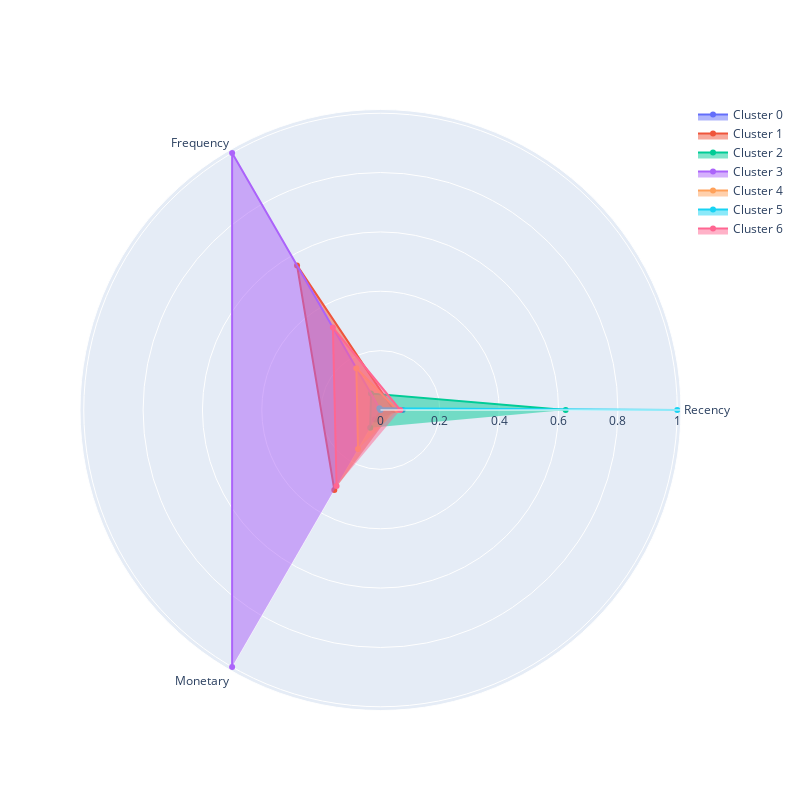

Source (notebook cell):
### Markdown cell above
### Задание 6.7
Визуализируйте профили кластеров в виде полярной диаграммы на основе средних RFM-характеристик, вычисленных для каждого кластера.

Проанализируйте кластеры и на основе анализа сопоставьте номер кластера и его описание.

* Кластер соответствует «лояльным» клиентам, которые приносят наибольший доход, совершают покупки чаще всего, а давность их последней покупки наименьшая.
* Кластер соответствует «перспективным» клиентам, которые являются активными покупателями, но покупают не так часто и не так много, как лояльные клиенты.
* Кластер соответствует «подвисшим» клиентам, которые относительно недавно сделали несколько заказов на небольшие суммы. Потенциально эти клиенты могут быть переведены в кластер «перспективных».
* Кластер соответствует клиентам «в зоне риска», которые несколько раз покупали товары на небольшие суммы, однако их последняя покупка была совершена более пяти месяцев назад.
* Кластер соответствует клиентам-«новичкам», которые относительно недавно сделали один заказ на небольшую сумму. 
* Кластер соответствует «спящим» или «почти потерянным» клиентам, которые сделали один заказ на маленькую сумму более семи месяцев назад и больше не возвращались.
* Кластер соответствует «потерянным» клиентам, которые купили меньше всего товара, и их последняя покупка была совершена около года назад.

### Code cell
plot_cluster_profile(rfm_table_cleaned.groupby('labels_7')['Recency', 'Frequency', 'Monetary'].mean(), 7)

### Figure 1 — Plotly figure (JSON) as saved in the notebook; plotly's stock layout.template omitted (floating-point values rounded to 4 significant figures)
{"data": [{"fill": "toself", "name": "Cluster 0", "r": [0.07449, 0, 0.03741], "theta": ["Recency", "Frequency", "Monetary"], "type": "scatterpolar"}, {"fill": "toself", "name": "Cluster 1", "r": [0.04431, 0.5625, 0.3111], "theta": ["Recency", "Frequency", "Monetary"], "type": "scatterpolar"}, {"fill": "toself", "name": "Cluster 2", "r": [0.624, 0.06397, 0.06912], "theta": ["Recency", "Frequency", "Monetary"], "type": "scatterpolar"}, {"fill": "toself", "name": "Cluster 3", "r": [0, 1, 1.0], "theta": ["Recency", "Frequency", "Monetary"], "type": "scatterpolar"}, {"fill": "toself", "name": "Cluster 4", "r": [0.05674, 0.1626, 0.1516], "theta": ["Recency", "Frequency", "Monetary"], "type": "scatterpolar"}, {"fill": "toself", "name": "Cluster 5", "r": [1, 0.007228, 0], "theta": ["Recency", "Frequency", "Monetary"], "type": "scatterpolar"}, {"fill": "toself", "name": "Cluster 6", "r": [0.06653, 0.3209, 0.296], "theta": ["Recency", "Frequency", "Monetary"], "type": "scatterpolar"}], "layout": {"autosize": false, "height": 800, "showlegend": true, "width": 800}}
